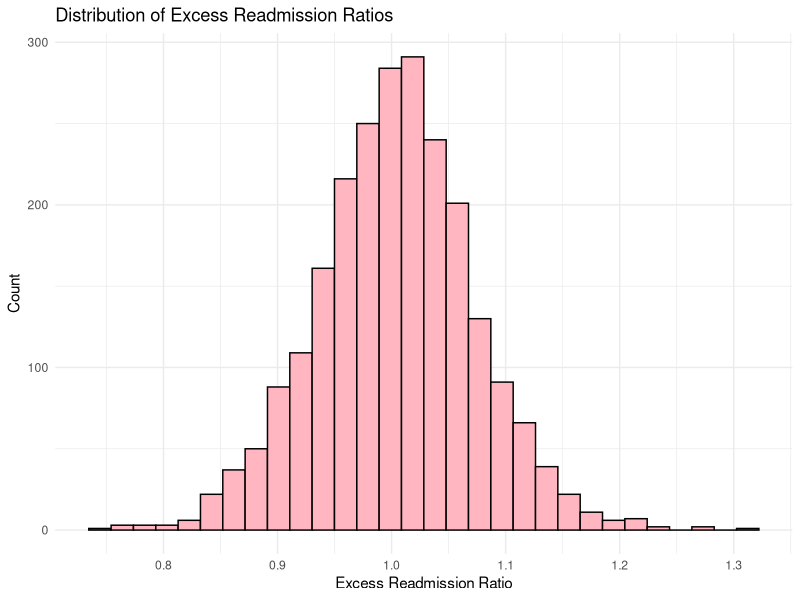
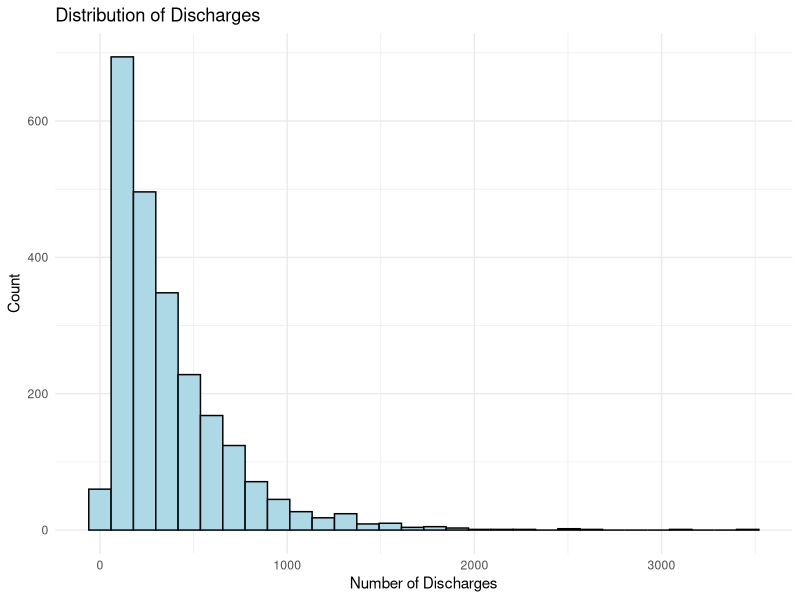
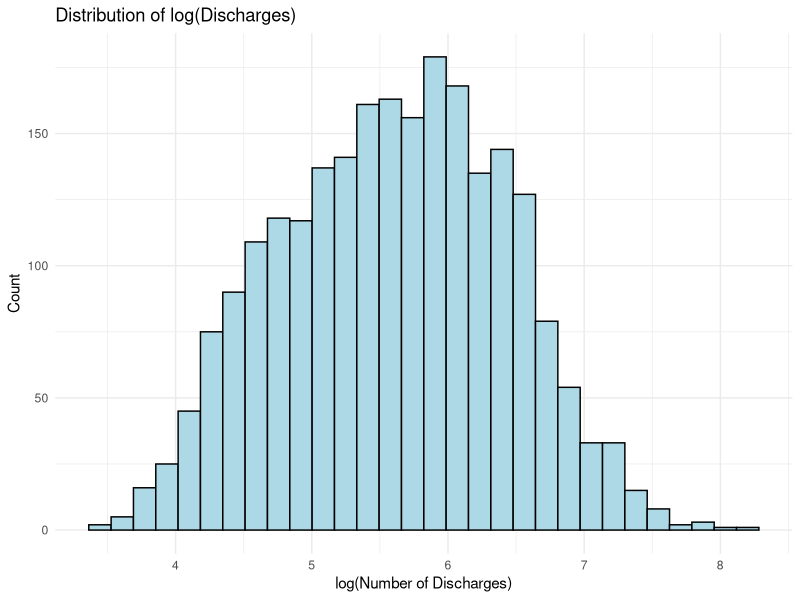
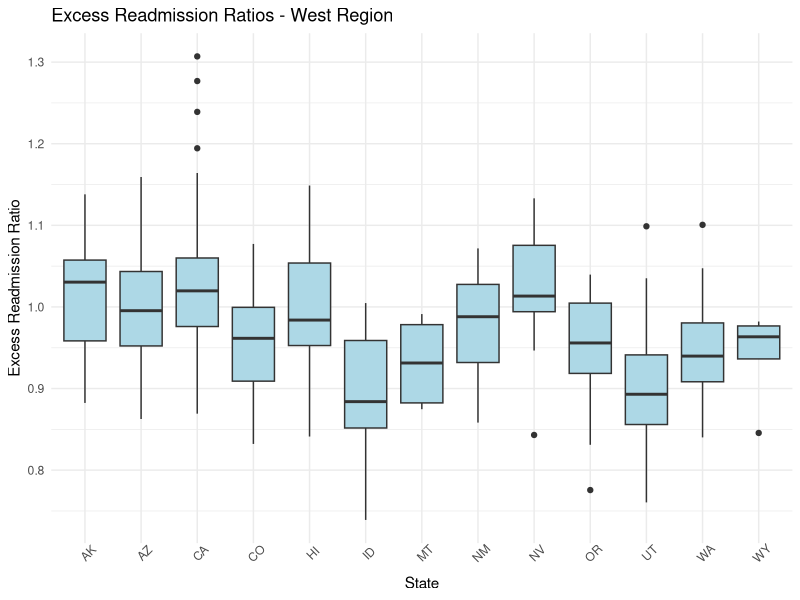
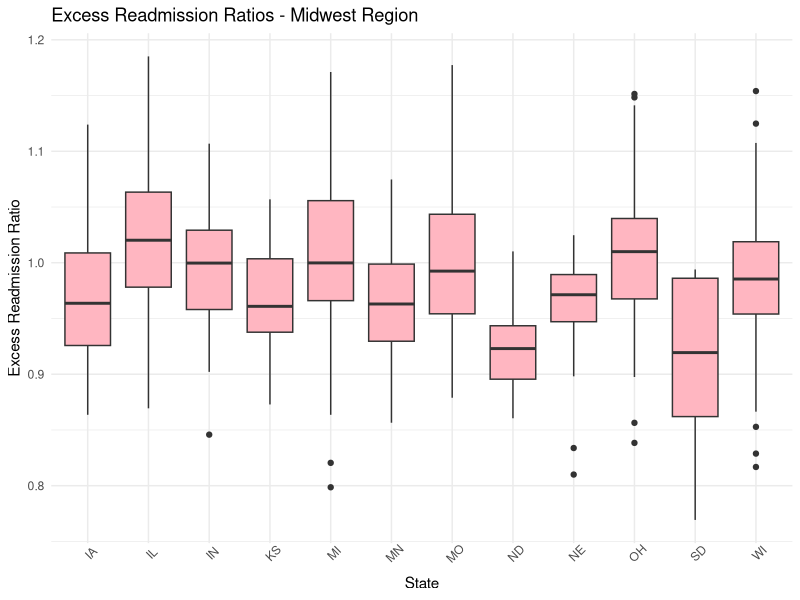
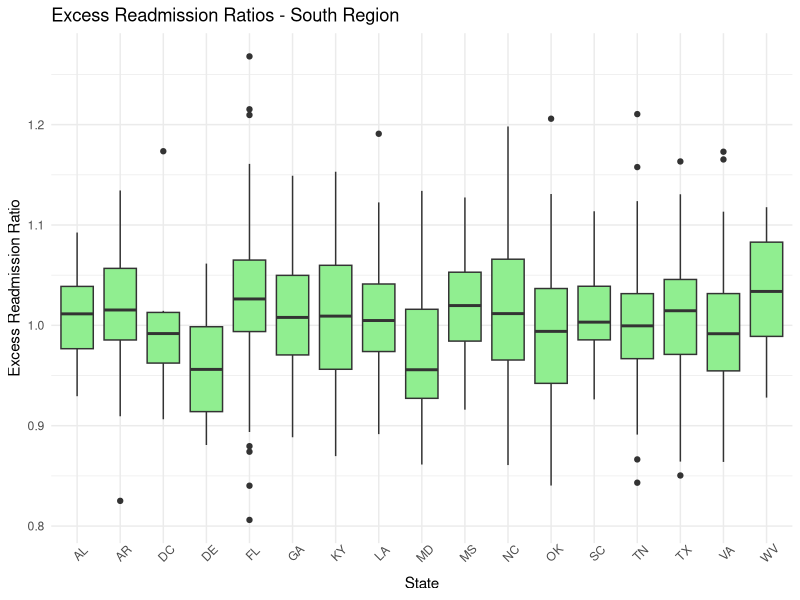
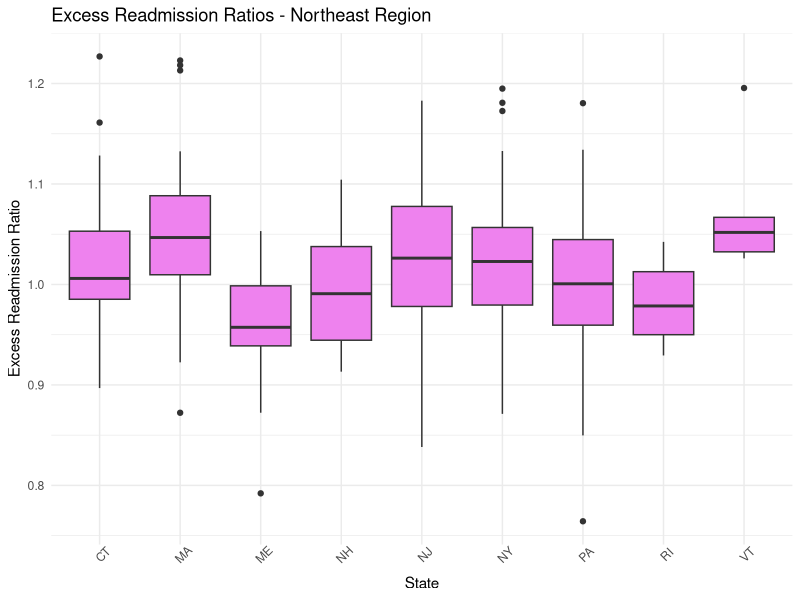
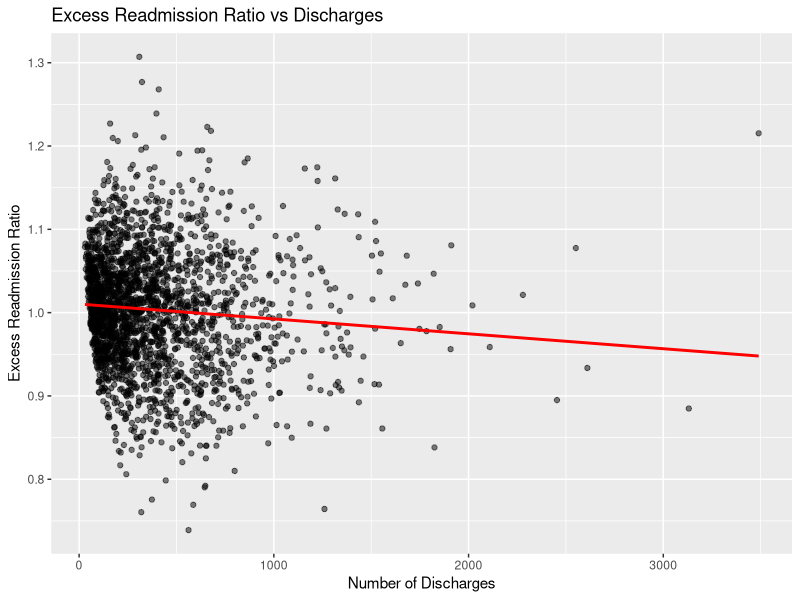

R code for these plots, in order:
## ---- chunk 1
#Upload data
# Load the cleaned CMS HRRP heart failure data set exported from PostgreSQL
data <- read.csv("../data/cleaned_hrrp.csv")

# Quick structure and sanity check
# Confirm variable types and inspect the first few rows before analysis.
str(data)
head(data)

## ---- chunk 2
pct_worse <- sum(data$Excess.Readmission.Ratio > 1) / nrow(data) * 100
print (pct_worse)
## ---- chunk 3
#EDA
library(ggplot2)
library(dplyr)

excess_ratio <- data$Excess.Readmission.Ratio
ggplot(data, aes(x = Excess.Readmission.Ratio)) +
  geom_histogram(color = "black", fill = "lightpink") +
  labs(title = "Distribution of Excess Readmission Ratios",
       x = "Excess Readmission Ratio", y = "Count") +
  theme_minimal()
## ---- chunk 4
ggplot(data, aes(x = Number.of.Discharges)) +
  geom_histogram(color = "black", fill = "lightblue") +
  labs(title = "Distribution of Discharges",
       x = "Number of Discharges", y = "Count") +
  theme_minimal()
## ---- chunk 5
ggplot(data, aes(x = log(Number.of.Discharges))) +
  geom_histogram(color = "black", fill = "lightblue") +
  labs(title = "Distribution of log(Discharges)",
       x = "log(Number of Discharges)", y = "Count") +
  theme_minimal()
## ---- chunk 6
# Define regions and explore variation across states
# Create a broad U.S. region variable (Northeast, Midwest, South, West)

data <- data %>%
  mutate(region = case_when(
    state %in% c("ME","NH","VT","MA","RI","CT","NY","NJ","PA") ~ "Northeast",
    state %in% c("OH","IN","IL","MI","WI","MN","IA","MO","ND","SD","NE","KS") ~ "Midwest",
    state %in% c("DE","MD","DC","VA","WV","NC","SC","GA","FL","AL","MS","TN","KY","AR","LA","OK","TX") ~ "South",
    state %in% c("MT","ID","WY","CO","UT","NV","CA","OR","WA","AK","HI","AZ","NM") ~ "West",
    TRUE ~ "Other"
  ))

# Boxplots by region: visualize how excess readmission ratios differ across states within each region.
## ---- chunk 7
data_west <- subset(data, region == "West")

ggplot(data_west, aes(x = state, y = Excess.Readmission.Ratio)) +
  geom_boxplot(fill = "lightblue") +
  labs(title = "Excess Readmission Ratios - West Region",
       x = "State", y = "Excess Readmission Ratio") + 
  theme_minimal() +
  theme(axis.text.x = element_text(angle = 45))
## ---- chunk 8
data_midwest <- subset(data, region == "Midwest")
ggplot(data_midwest, aes(x = state, y = Excess.Readmission.Ratio)) +
  geom_boxplot(fill = "lightpink") +
  labs(title = "Excess Readmission Ratios - Midwest Region",
       x = "State", y = "Excess Readmission Ratio") +
  theme_minimal() + 
  theme(axis.text.x = element_text(angle = 45))
## ---- chunk 9
data_south <- subset(data, region == "South")
ggplot(data_south, aes(x = state, y = Excess.Readmission.Ratio)) +
  geom_boxplot(fill = 'lightgreen') +
  labs(title = "Excess Readmission Ratios - South Region",
       x = "State", y = "Excess Readmission Ratio") +
  theme_minimal() + 
  theme(axis.text.x = element_text(angle = 45))
## ---- chunk 10
data_northeast <- subset(data, region == "Northeast")
ggplot(data_northeast, aes(x = state, y = Excess.Readmission.Ratio)) +
  geom_boxplot(fill = "violet") +
  labs(title = "Excess Readmission Ratios - Northeast Region",
       x = "State", y = "Excess Readmission Ratio") +
  theme_minimal()+
  theme(axis.text.x = element_text(angle = 45))
## ---- chunk 11
ggplot(data, aes(x = Number.of.Discharges, y = Excess.Readmission.Ratio)) +
  geom_point(alpha = 0.5) +
  geom_smooth(method = "lm", se = FALSE, color = "red") +
  labs(title = "Excess Readmission Ratio vs Discharges",
       x = "Number of Discharges",
       y = "Excess Readmission Ratio")
## ---- chunk 12
ggplot(data, aes(x = log(Number.of.Discharges), y = Excess.Readmission.Ratio)) +
  geom_point(alpha = 0.5) +
  geom_smooth(method = "lm", se = FALSE, color = "red") +
  labs(title = "Excess Readmission Ratio vs Discharges",
       x = "Logarithms of Number of Discharges",
       y = "Excess Readmission Ratio")
## ---- chunk 13
model1 <- lm(Excess.Readmission.Ratio ~ log(Number.of.Discharges), data = data)
summary(model1)
## ---- chunk 14
model2 <- lm(Excess.Readmission.Ratio ~ factor(state), data = data)
summary(model2)
## ---- chunk 15
model3 <- lm(Excess.Readmission.Ratio ~ log(Number.of.Discharges) + factor(state), data = data)
summary(model3)
## ---- chunk 16
coef_log_discharge <- coef(model3)["log(Number.of.Discharges)"]

# Calculate effect of moving from 25th to 75th percentile
q25 <- quantile(log(data$Number.of.Discharges), 0.25)
q75 <- quantile(log(data$Number.of.Discharges), 0.75)
effect <- coef_log_discharge * (q75 - q25)

print(paste("Moving from 25th to 75th percentile in volume is associated with a", 
            round(effect, 3), "change in excess readmission ratio"))
## ---- chunk 17
library(lmtest)
library(sandwich)

bptest(model3)
## ---- chunk 18
coeftest(model3, vcov = vcovHC(model3, type="HC1"))
## ---- chunk 19
anova(model1,model3)
## ---- chunk 20
plot(model3, which=1)
## ---- chunk 21
plot(model3, which=2)
## ---- chunk 22
plot(model3, which=3)
## ---- chunk 23
plot(model3, which=5)
